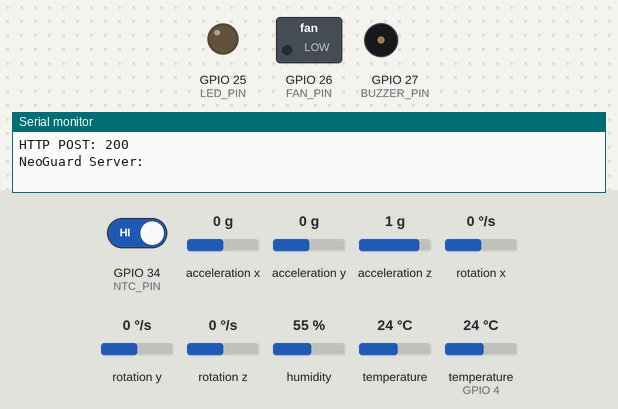
Bench run of a sketch on a simulated ESP32. Shown: switched loads named in the sketch (green lamp = pin HIGH), output pins drawn as LEDs (lit = HIGH), buzzer (waves = sounding, pin HIGH), the last lines printed to the serial monitor. Inputs (shaded band) come from the test bench; at power-on: temperature (sensor on GPIO 4) 24 °C, GPIO 34 (NTC_PIN) HIGH, acceleration x 0 g, acceleration y 0 g, acceleration z 1 g, rotation x 0 °/s, rotation y 0 °/s, rotation z 0 °/s, humidity 55 %, temperature 24 °C. WiFi joins after 1.5 s; servers stay silent unless stated; uploads are accepted with an empty reply; EEPROM starts erased.

Above: at 3.7 s.
3.8 s: temperature (sensor on GPIO 4) set to 27.2 °C
6.2 s: temperature (sensor on GPIO 4) set to 28.6 °C
At 8.2 s:
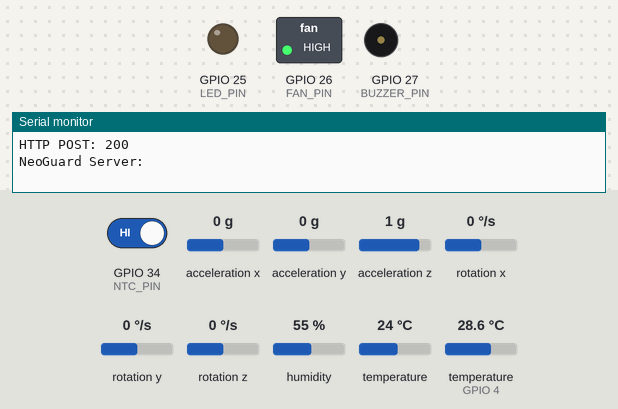
9.0 s: GPIO 34 (NTC_PIN) driven LOW
At 10.1 s:
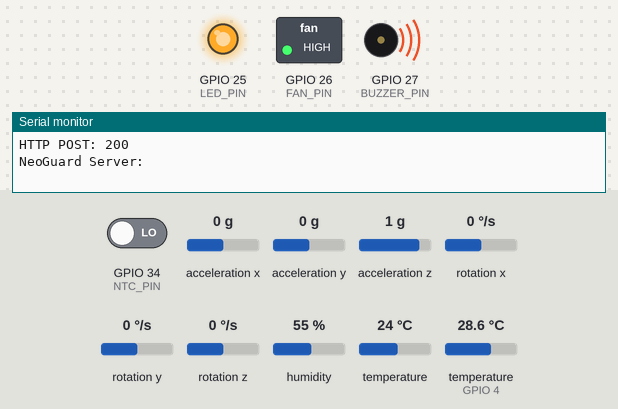
10.5 s: temperature (sensor on GPIO 4) set to 26.4 °C
At 12.5 s:
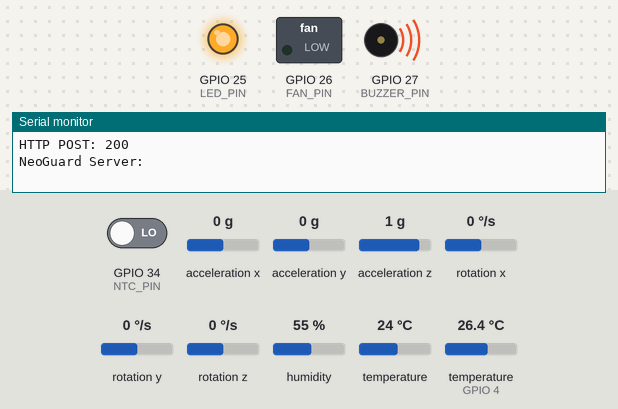
15.5 s: temperature (sensor on GPIO 4) set to 28 °C
At 17.3 s:
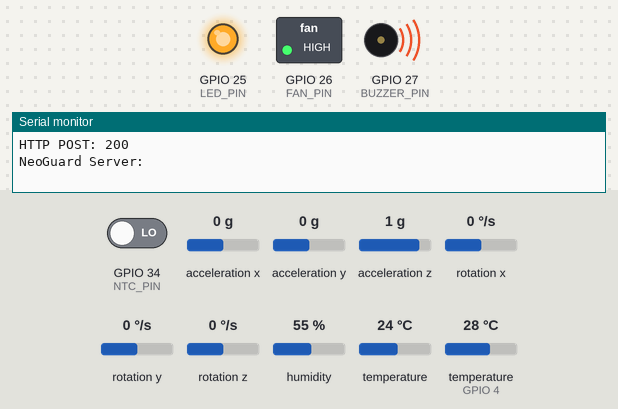
Timing chart, 0 to 18.8 s (numbered marks = the images above; inputs shaded):
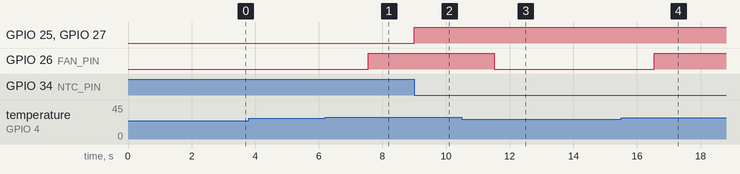

Measured:
- the behaviour switches between 27.9 and 28 °C on temperature (sensor on GPIO 4) (found by bisection; images 0 and 1)
- the behaviour switches between 27.1 and 27 °C on temperature (sensor on GPIO 4) (found by bisection; images 2 and 3)
- after the input at 6.2 s, GPIO 26 (FAN_PIN): LOW → HIGH after 1.4 s
- after the input at 9.0 s, GPIO 25 (LED_PIN), GPIO 27 (BUZZER_PIN): LOW → HIGH at once
- after the input at 10.5 s, GPIO 26 (FAN_PIN): HIGH → LOW after 1.0 s
- after the input at 15.5 s, GPIO 26 (FAN_PIN): LOW → HIGH after 1.0 s

The sketch:

NeoGuard_ESP32.ino
```cpp
#include <WiFi.h>
#include <HTTPClient.h>
#include <Wire.h>
#include <DHT.h>
#include <Adafruit_MPU6050.h>
#include <Adafruit_Sensor.h>
#include <Preferences.h>
#include <math.h>

// =====================================================
// NEOGUARD 303 - WI-FI LIVE ESP32 NODE + THRESHOLD FAN
// =====================================================
// DHT22   DATA -> GPIO 4   (ambient temp + humidity)
// NTC     DO   -> GPIO 34  (digital fever signal, LOW = fever)
// MPU6050 SDA/SCL -> GPIO 21 / 22
// RED LED -> GPIO 25
// BUZZER  -> GPIO 27
// FAN     -> GPIO 26  (via relay / MOSFET driver, NOT directly)
//
// FAN LOGIC (runs locally on the ESP32, works without Wi-Fi):
//   ON  when DHT22 temperature >= fan_on_temp
//   OFF when DHT22 temperature <= fan_on_temp - FAN_HYSTERESIS
// fan_on_temp is set on the dashboard (Settings -> "Fan turns ON at")
// and is returned to the ESP32 in every server reply. The last value
// received is saved in flash, so the fan keeps using the customer's
// threshold after a reboot or Wi-Fi loss.
// =====================================================

// ---------------- WIFI ----------------
const char* WIFI_SSID = "YOUR_WIFI_NAME";
const char* WIFI_PASSWORD = "YOUR_WIFI_PASSWORD";

// ---------------- SERVER ----------------
// Use the laptop's CURRENT LAN IP (it changes between networks).
const char* SERVER_URL = "http://192.168.1.5:5001/api/sensor-data";

// ---------------- PINS ----------------
#define DHT_PIN 4
#define DHT_TYPE DHT22
#define NTC_PIN 34
#define LED_PIN 25
#define BUZZER_PIN 27
#define FAN_PIN 26
#define MPU_SDA 21
#define MPU_SCL 22

// Set to false if your relay/driver module is active-LOW.
const bool FAN_ACTIVE_HIGH = true;

// ---------------- FAN SETTINGS ----------------
const float DEFAULT_FAN_ON_TEMP = 28.0;  // used until the dashboard value arrives
const float FAN_HYSTERESIS = 1.0;        // fan turns off at (threshold - 1.0 C)

float fanOnTemp = DEFAULT_FAN_ON_TEMP;
bool fanOn = false;
Preferences prefs;

// ---------------- MPU SETTINGS ----------------
// Continuous 100 Hz sampling. Vibration is measured as acceleration that
// changes faster than the gravity baseline, rather than max/min total
// acceleration across a short batch (which often misses brief vibrations).
const float MOTION_THRESHOLD = 1.2;       // m/s^2 from gravity magnitude
const float VIBRATION_THRESHOLD = 0.35;   // m/s^2 dynamic acceleration peak
const float GRAVITY_BASELINE_ALPHA = 0.02; // slow baseline follows orientation
const unsigned long MPU_SAMPLE_INTERVAL = 10; // 100 Hz
const unsigned long MOTION_HOLD_MS = 1000;
const unsigned long VIBRATION_HOLD_MS = 3500; // spans at least one 2.5 s upload

// ---------------- TIMING ----------------
const unsigned long SEND_INTERVAL = 2500;
const unsigned long WIFI_RETRY_INTERVAL = 15000;
unsigned long lastSendTime = 0;

// ---------------- FEVER LATCH ----------------
// The NTC module's DO pin can flicker or pulse briefly. Without a hold, the
// LED/buzzer blinked off instantly and the dashboard (which only hears from
// the ESP32 every SEND_INTERVAL) never saw the short pulse.
// Now: any LOW reading keeps the alert ON for at least FEVER_HOLD_MS after
// the signal was last seen, and the SAME latched state is sent to the dashboard.
const unsigned long FEVER_HOLD_MS = 10000;
unsigned long feverLastSeen = 0;
bool feverLatched = false;
bool lastReportedFever = false;
float lastGoodTemp = NAN, lastGoodHum = NAN;
unsigned long lastWifiAttempt = 0;

// ---------------- OBJECTS ----------------
DHT dht(DHT_PIN, DHT_TYPE);
Adafruit_MPU6050 mpu;
bool mpuAvailable = false;
float gravityX = 0.0f, gravityY = 0.0f, gravityZ = 0.0f;
bool gravityBaselineReady = false;
unsigned long lastMPUSample = 0;
unsigned long motionDetectedUntil = 0;
unsigned long vibrationDetectedUntil = 0;
int latestMotionState = 0;
int latestVibrationState = 0;

// =====================================================
// WIFI (non-blocking retries so safety logic never stalls)
// =====================================================
void startWiFi() {
  WiFi.mode(WIFI_STA);
  WiFi.setAutoReconnect(true);
  WiFi.begin(WIFI_SSID, WIFI_PASSWORD);
  lastWifiAttempt = millis();
}

bool connectWiFiBlocking() {
  Serial.println("\nNEOGUARD WIFI: connecting");
  startWiFi();
  int attempts = 0;
  while (WiFi.status() != WL_CONNECTED && attempts < 30) {
    delay(500);
    Serial.print(".");
    attempts++;
  }
  Serial.println();
  if (WiFi.status() == WL_CONNECTED) {
    Serial.print("Wi-Fi connected! ESP32 IP: ");
    Serial.println(WiFi.localIP());
    Serial.print("Signal RSSI: ");
    Serial.println(WiFi.RSSI());
    return true;
  }
  Serial.println("Wi-Fi connection failed (will keep retrying; local safety still active).");
  return false;
}

bool ensureWiFi() {
  if (WiFi.status() == WL_CONNECTED) return true;
  if (millis() - lastWifiAttempt >= WIFI_RETRY_INTERVAL) {
    Serial.println("Wi-Fi lost - retrying...");
    WiFi.disconnect();
    startWiFi();
  }
  return false;
}

// =====================================================
// MPU6050
// =====================================================
void initializeMPU() {
  Wire.begin(MPU_SDA, MPU_SCL);
  if (mpu.begin()) {
    mpuAvailable = true;
    Serial.println("MPU6050 detected.");
    mpu.setAccelerometerRange(MPU6050_RANGE_8_G);
    mpu.setGyroRange(MPU6050_RANGE_500_DEG);
    // Wider bandwidth preserves more of the vibration signal.
    mpu.setFilterBandwidth(MPU6050_BAND_44_HZ);
    gravityBaselineReady = false;
    lastMPUSample = 0;
  } else {
    mpuAvailable = false;
    Serial.println("MPU6050 NOT detected.");
  }
}

void updateMPUContinuous() {
  if (!mpuAvailable) {
    latestMotionState = 0;
    latestVibrationState = 0;
    return;
  }

  const unsigned long now = millis();
  if (now - lastMPUSample < MPU_SAMPLE_INTERVAL) {
    latestMotionState = (now < motionDetectedUntil) ? 1 : 0;
    latestVibrationState = (now < vibrationDetectedUntil) ? 1 : 0;
    return;
  }
  lastMPUSample = now;

  sensors_event_t a, g, temp;
  mpu.getEvent(&a, &g, &temp);

  const float ax = a.acceleration.x;
  const float ay = a.acceleration.y;
  const float az = a.acceleration.z;

  // Establish the gravity vector before looking for dynamic acceleration.
  if (!gravityBaselineReady) {
    gravityX = ax;
    gravityY = ay;
    gravityZ = az;
    gravityBaselineReady = true;
    return;
  }

  // Difference from the slowly-following gravity/orientation baseline is the
  // high-frequency component. This is much more useful for vibration than
  // comparing only the total acceleration magnitude's min/max values.
  const float dx = ax - gravityX;
  const float dy = ay - gravityY;
  const float dz = az - gravityZ;
  const float dynamicAcceleration = sqrt(dx * dx + dy * dy + dz * dz);
  const float totalMagnitude = sqrt(ax * ax + ay * ay + az * az);

  if (fabs(totalMagnitude - 9.81f) > MOTION_THRESHOLD) {
    motionDetectedUntil = now + MOTION_HOLD_MS;
  }
  if (dynamicAcceleration >= VIBRATION_THRESHOLD) {
    vibrationDetectedUntil = now + VIBRATION_HOLD_MS;
  }

  // Update baseline after measuring the current dynamic component.
  gravityX += GRAVITY_BASELINE_ALPHA * dx;
  gravityY += GRAVITY_BASELINE_ALPHA * dy;
  gravityZ += GRAVITY_BASELINE_ALPHA * dz;

  latestMotionState = (now < motionDetectedUntil) ? 1 : 0;
  latestVibrationState = (now < vibrationDetectedUntil) ? 1 : 0;
}


// =====================================================
// LOCAL SAFETY: fever -> LED + buzzer
// =====================================================
void updateActuators(bool fever) {
  digitalWrite(LED_PIN, fever ? HIGH : LOW);
  digitalWrite(BUZZER_PIN, fever ? HIGH : LOW);
}

// =====================================================
// FAN CONTROL (threshold + hysteresis, DHT22 driven)
// =====================================================
void setFan(bool on) {
  fanOn = on;
  digitalWrite(FAN_PIN, (on == FAN_ACTIVE_HIGH) ? HIGH : LOW);
}

void updateFan(float ambientTemperature) {
  bool previous = fanOn;
  if (!fanOn && ambientTemperature >= fanOnTemp) {
    setFan(true);
  } else if (fanOn && ambientTemperature <= (fanOnTemp - FAN_HYSTERESIS)) {
    setFan(false);
  }
  if (fanOn != previous) {
    Serial.print("FAN -> ");
    Serial.print(fanOn ? "ON" : "OFF");
    Serial.print("  (temp ");
    Serial.print(ambientTemperature, 1);
    Serial.print(" C, threshold ");
    Serial.print(fanOnTemp, 1);
    Serial.println(" C)");
  }
}

// Read "fan_on_temp":<number> from the server's JSON reply.
void applyServerConfig(const String &response) {
  int key = response.indexOf("\"fan_on_temp\"");
  if (key < 0) return;
  int colon = response.indexOf(':', key);
  if (colon < 0) return;
  float value = response.substring(colon + 1).toFloat();
  // Sanity range so a bad reply can't disable the fan permanently.
  if (value < 5.0 || value > 60.0) return;
  if (fabs(value - fanOnTemp) > 0.01) {
    fanOnTemp = value;
    prefs.putFloat("fanOn", fanOnTemp);
    Serial.print("Fan threshold updated from dashboard: ");
    Serial.print(fanOnTemp, 1);
    Serial.println(" C");
  }
}

// =====================================================
// SEND DATA
// =====================================================
bool sendSensorData(float ambientTemperature, float humidity,
                    int motion, int vibration, bool fever) {
  if (WiFi.status() != WL_CONNECTED) return false;

  HTTPClient http;
  http.begin(SERVER_URL);
  http.addHeader("Content-Type", "application/json");
  http.setTimeout(3000);

  // NTC is a digital fever flag only; NTC field kept as 0 for compatibility.
  String json = "{";
  json += "\"NTC\":0";
  json += ",\"DHT_TEMP\":" + String(ambientTemperature, 2);
  json += ",\"DHT11\":" + String(humidity, 2);
  json += ",\"ITG_MPU\":" + String(motion);
  json += ",\"MPU_VIBRATION\":" + String(vibration);
  json += ",\"FEVER\":" + String(fever ? 1 : 0);
  json += ",\"FAN\":" + String(fanOn ? 1 : 0);
  json += "}";

  Serial.println("\nSending to NeoGuard:");
  Serial.println(json);

  int code = http.POST(json);
  Serial.print("HTTP POST: ");
  Serial.println(code);

  if (code > 0) {
    String response = http.getString();
    Serial.print("NeoGuard Server: ");
    Serial.println(response);
    if (code >= 200 && code < 300) applyServerConfig(response);
  } else {
    Serial.print("HTTP Error: ");
    Serial.println(http.errorToString(code));
  }
  http.end();
  return (code >= 200 && code < 300);
}

// =====================================================
// SETUP
// =====================================================
void setup() {
  Serial.begin(115200);
  delay(1000);
  Serial.println("\n========================================");
  Serial.println("        NEOGUARD 303");
  Serial.println("  ESP32 SENSOR + SAFETY + FAN NODE");
  Serial.println("========================================");

  pinMode(LED_PIN, OUTPUT);
  pinMode(BUZZER_PIN, OUTPUT);
  pinMode(FAN_PIN, OUTPUT);
  digitalWrite(LED_PIN, LOW);
  digitalWrite(BUZZER_PIN, LOW);
  setFan(false);
  pinMode(NTC_PIN, INPUT);

  // Restore the customer's last fan threshold (survives reboot / no Wi-Fi).
  prefs.begin("neoguard", false);
  fanOnTemp = prefs.getFloat("fanOn", DEFAULT_FAN_ON_TEMP);
  Serial.print("Fan threshold: ");
  Serial.print(fanOnTemp, 1);
  Serial.println(" C");

  dht.begin();
  Serial.println("DHT22 initialized.");

  initializeMPU();
  connectWiFiBlocking();

  Serial.println("\nNeoGuard initialization complete.\n");
}

// =====================================================
// LOOP
// =====================================================
void loop() {
  unsigned long now = millis();

  // NTC: HIGH = no fever, LOW = fever. Local safety runs every loop.
  if (digitalRead(NTC_PIN) == LOW) {
    feverLastSeen = now;
    feverLatched = true;
  } else if (feverLatched && (now - feverLastSeen >= FEVER_HOLD_MS)) {
    feverLatched = false;
  }
  bool fever = feverLatched;
  updateActuators(fever);

  ensureWiFi();

  // Keep sampling the MPU6050 continuously, including between cloud uploads.
  // This prevents short vibration events from being missed by the 2.5 s
  // sensor-upload interval.
  updateMPUContinuous();

  // Send on schedule, and IMMEDIATELY when the fever state changes so the
  // dashboard LED / buzzer / emergency cards switch together with the hardware.
  if ((now - lastSendTime >= SEND_INTERVAL) || (fever != lastReportedFever)) {
    lastSendTime = now;
    lastReportedFever = fever;

    float ambientTemperature = dht.readTemperature();
    float humidity = dht.readHumidity();

    if (isnan(ambientTemperature) || isnan(humidity)) {
      Serial.println("DHT22 reading failed - using last good values.");
      // Still report fever/LED/buzzer state if we have ever had a good reading.
      ambientTemperature = lastGoodTemp;
      humidity = lastGoodHum;
    } else {
      lastGoodTemp = ambientTemperature;
      lastGoodHum = humidity;
    }

    if (isnan(ambientTemperature) || isnan(humidity)) {
      Serial.println("No DHT22 data yet; nothing to send.");
    } else {
      // Fan decision happens locally, BEFORE any network call.
      updateFan(ambientTemperature);

      const int motion = latestMotionState;
      const int vibration = latestVibrationState;
      Serial.print("MPU Motion: ");
      Serial.println(motion ? "DETECTED" : "NONE");
      Serial.print("MPU Vibration: ");
      Serial.println(vibration ? "DETECTED" : "NONE");

      Serial.println("\n--------------------------------");
      Serial.print("Ambient temperature: ");
      Serial.print(ambientTemperature, 2);
      Serial.println(" C");
      Serial.print("Humidity: ");
      Serial.print(humidity, 2);
      Serial.println(" %");
      Serial.print("NTC Fever: ");
      Serial.println(fever ? "YES" : "NO");
      Serial.print("LED/Buzzer: ");
      Serial.println(fever ? "ON" : "OFF");
      Serial.print("Fan: ");
      Serial.print(fanOn ? "ON" : "OFF");
      Serial.print(" (ON at ");
      Serial.print(fanOnTemp, 1);
      Serial.println(" C)");

      sendSensorData(ambientTemperature, humidity, motion, vibration, fever);
    }
  }

  delay(20);
}
```
